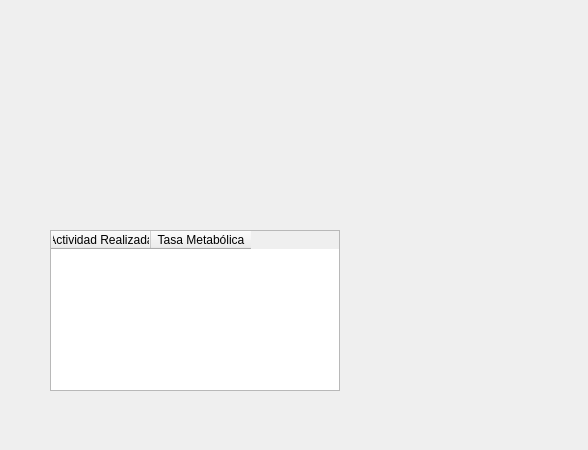
<?xml version="1.0" encoding="UTF-8"?>
<ui version="4.0">
 <class>Dialog</class>
 <widget class="QDialog" name="Dialog">
  <property name="geometry">
   <rect>
    <x>0</x>
    <y>0</y>
    <width>588</width>
    <height>450</height>
   </rect>
  </property>
  <property name="windowTitle">
   <string>Resultado Imágenes</string>
  </property>
  <widget class="QLabel" name="originalImageLabel">
   <property name="geometry">
    <rect>
     <x>40</x>
     <y>20</y>
     <width>201</width>
     <height>121</height>
    </rect>
   </property>
   <property name="text">
    <string/>
   </property>
  </widget>
  <widget class="QTableWidget" name="ResultTableWidget">
   <property name="geometry">
    <rect>
     <x>50</x>
     <y>230</y>
     <width>290</width>
     <height>161</height>
    </rect>
   </property>
   <column>
    <property name="text">
     <string>Actividad Realizada</string>
    </property>
   </column>
   <column>
    <property name="text">
     <string>Tasa Metabólica</string>
    </property>
   </column>
  </widget>
  <widget class="QLabel" name="processedImagenLabel">
   <property name="geometry">
    <rect>
     <x>290</x>
     <y>20</y>
     <width>201</width>
     <height>121</height>
    </rect>
   </property>
   <property name="text">
    <string/>
   </property>
  </widget>
 </widget>
 <resources/>
 <connections/>
</ui>
